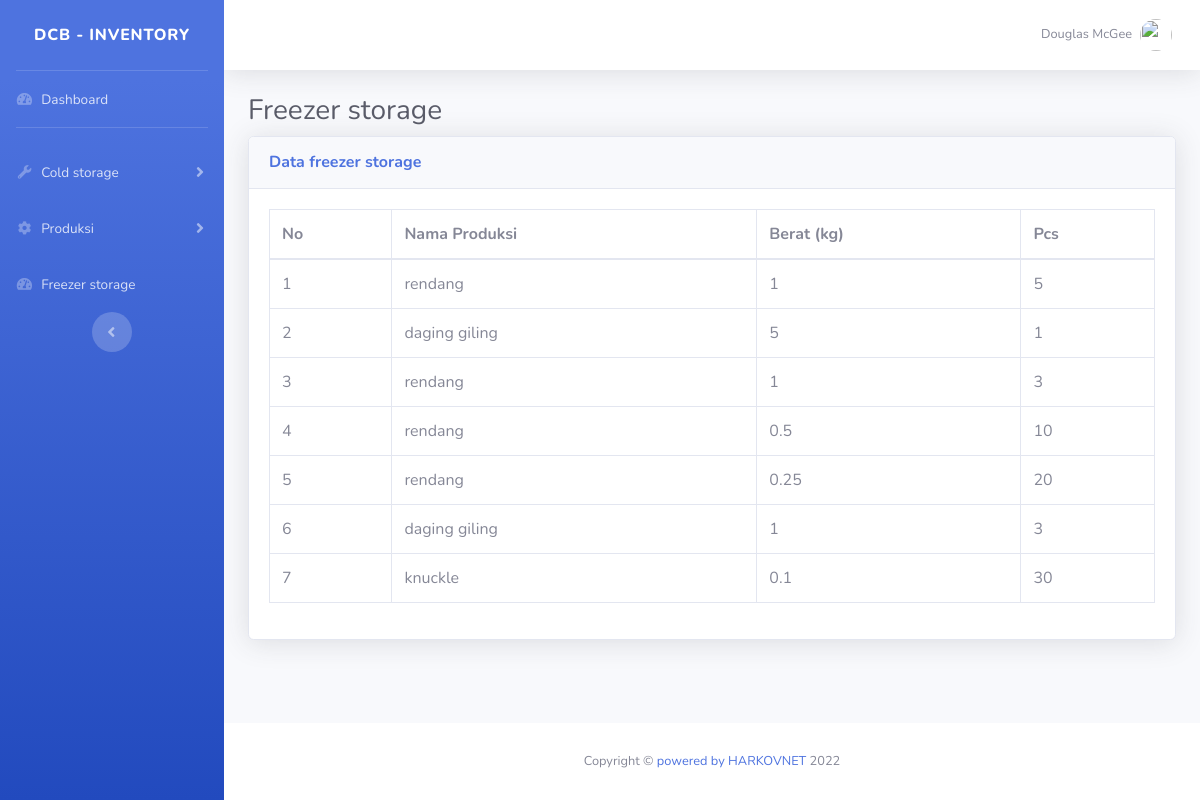
Page /Inventory/freezer/freezer_storage.php on the earlier database version.
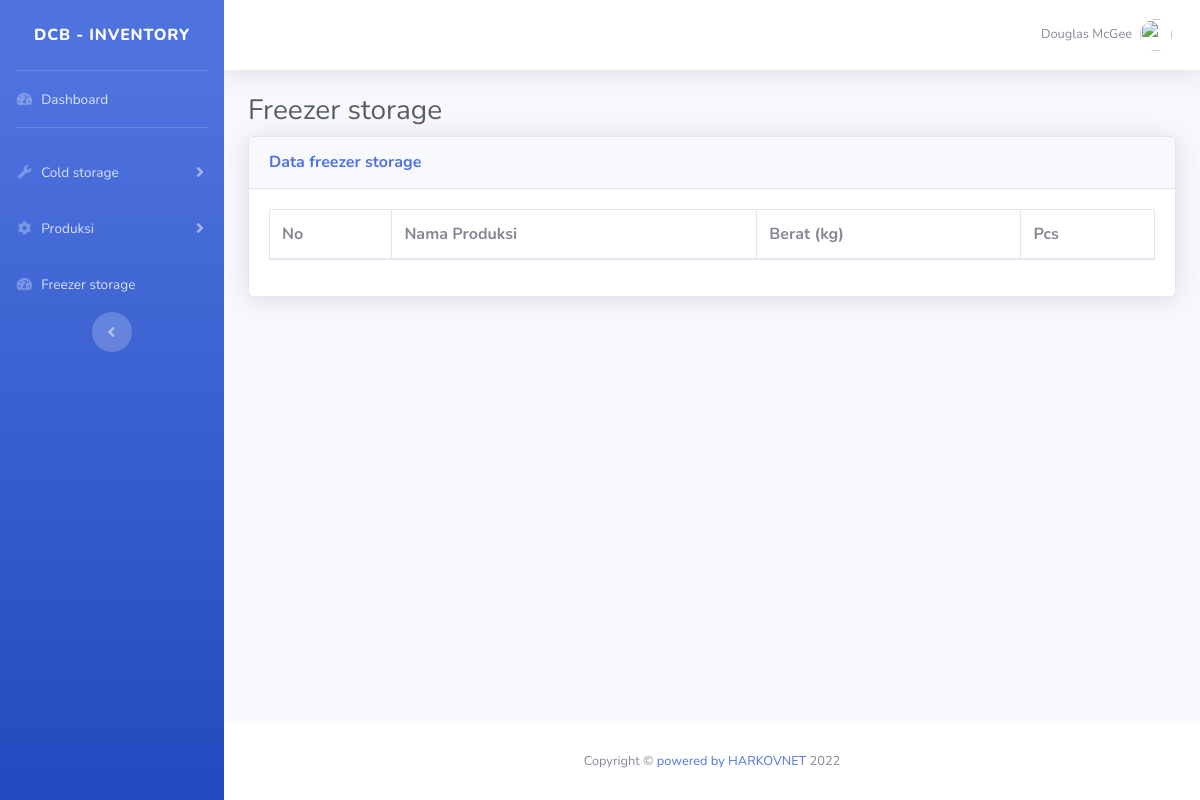
Same page on the later database version.
### tables this page shows
CREATE TABLE `freezerstorage` (
  `id` int(11) NOT NULL,
  `jenisproduksi` varchar(100) NOT NULL,
  `qty` varchar(100) NOT NULL,
  `berat` varchar(100) NOT NULL,
  `totalassetfreezer` varchar(50) NOT NULL
);

### Inventory/freezer/freezer_storage.php (the view, shortened to what this page needs)
<!DOCTYPE html>
<html lang="en">
<?php
include '../../database.php';
?>
<head>
    <link href="../../assets/vendor/fontawesome-free/css/all.min.css" rel="stylesheet" type="text/css">
    <link href="../../assets/css/sb-admin-2.min.css" rel="stylesheet">
    <link href="../../assets/vendor/datatables/dataTables.bootstrap4.min.css" rel="stylesheet">
</head>
<body id="page-top">
    <div id="wrapper">
        <ul class="navbar-nav bg-gradient-primary sidebar sidebar-dark accordion" id="accordionSidebar">
            <a class="sidebar-brand d-flex align-items-center justify-content-center" href="index.html">
                <div class="sidebar-brand-text mx-3">DCB - Inventory</div>
            </a>
            <hr class="sidebar-divider my-0">
            <li class="nav-item">
                <a class="nav-link" href="../index.php">
                    <i class="fas fa-fw fa-tachometer-alt"></i>
                    <span>Dashboard</span></a>
            </li>
            <hr class="sidebar-divider">
            <li class="nav-item">
                <a class="nav-link collapsed" href="#" data-toggle="collapse" data-target="#collapseUtilities" aria-expanded="true" aria-controls="collapseUtilities">
                    <i class="fas fa-fw fa-wrench"></i>
                    <span>Cold storage</span>
                </a>
            </li>
            <li class="nav-item">
                <a class="nav-link collapsed" href="#" data-toggle="collapse" data-target="#collapseTwo" aria-expanded="true" aria-controls="collapseTwo">
                    <i class="fas fa-fw fa-cog"></i>
                    <span>Produksi</span>
                </a>
            </li>
            <li class="nav-item">
                <a class="nav-link" href="freezer_storage.php">
                    <i class="fas fa-fw fa-tachometer-alt"></i>
                    <span>Freezer storage</span></a>
            </li>
            <div class="text-center d-none d-md-inline">
                <button class="rounded-circle border-0" id="sidebarToggle"></button>
            </div>
        </ul>
        <div id="content-wrapper" class="d-flex flex-column">
            <div id="content">
                <nav class="navbar navbar-expand navbar-light bg-white topbar mb-4 static-top shadow">
                    <ul class="navbar-nav ml-auto">
                        <li class="nav-item dropdown no-arrow">
                            <a class="nav-link dropdown-toggle" href="#" id="userDropdown" role="button" data-toggle="dropdown" aria-haspopup="true" aria-expanded="false">
                                <span class="mr-2 d-none d-lg-inline text-gray-600 small">Douglas McGee</span>
                                <img class="img-profile rounded-circle" src="img/undraw_profile.svg">
                            </a>
                        </li>
                    </ul>
                </nav>
                <div class="container-fluid">
                    <h1 class="h3 mb-2 text-gray-800">Freezer storage</h1>
                    <div class="card shadow mb-4">
                        <div class="card-header py-3 d-flex justify-content-between align-items-center">
                            <h6 class="m-0 font-weight-bold text-primary">Data freezer storage</h6>
                        </div>
                        <div class="card-body">
                            <div class="table-responsive">
                                <table class="table table-bordered" id="dataTable" width="100%" cellspacing="0">
                                    <thead>
                                        <tr>
                                            <th>No</th>
                                            <th>Nama Produksi</th>
                                            <th>Berat (kg)</th>
                                            <th>Pcs</th>
                                        </tr>
                                    </thead>
                                    <tbody>
                                        <?php
                                        $query = "SELECT * FROM freezerstorage";
                                        $result = mysqli_query($db, $query);
                                        $no = 1;
                                        while ($row = mysqli_fetch_array($result)) {
                                            $nama_produksi = $row['jenisproduksi'];
                                            $berat = $row['berat'];
                                            $pcs = $row['qty'];
                                            $array_nama_produksi = explode(",", $nama_produksi);
                                            $array_berat = explode(",", $berat);
                                            $array_pcs = explode(",", $pcs);
                                            for ($i = 0; $i < count($array_nama_produksi); $i++) {
                                                echo "<tr>";
                                                echo "<td>" . $no . "</td>";
                                                echo "<td>" . $array_nama_produksi[$i] . "</td>";
                                                echo "<td>" . $array_berat[$i] . "</td>";
                                                echo "<td>" . $array_pcs[$i] . "</td>";
                                                echo "</tr>";
                                                $no++;
                                            }
                                        }
                                        ?>
                                    </tbody>
                                </table>
                            </div>
                        </div>
                    </div>
                </div>
            </div>
            <footer class="sticky-footer bg-white">
                <div class="container my-auto">
                    <div class="copyright text-center my-auto">
                        <span>Copyright &copy; <a href="harkovnet.manhost.my.id">powered by HARKOVNET</a></span>
                    </div>
                </div>
            </footer>
        </div>
    </div>
</body>
</html>

Differences in the rows shown:
removed freezerstorage: jenisproduksi "rendang", berat "1", qty "5", jenisproduksi "daging giling", berat "5", qty "1"
removed freezerstorage: jenisproduksi "rendang", berat "1", qty "3", berat "0.5", qty "10", berat "0.25", qty "20", jenisproduksi "daging giling", jenisproduksi "knuckle", berat "0.1", qty "30"
